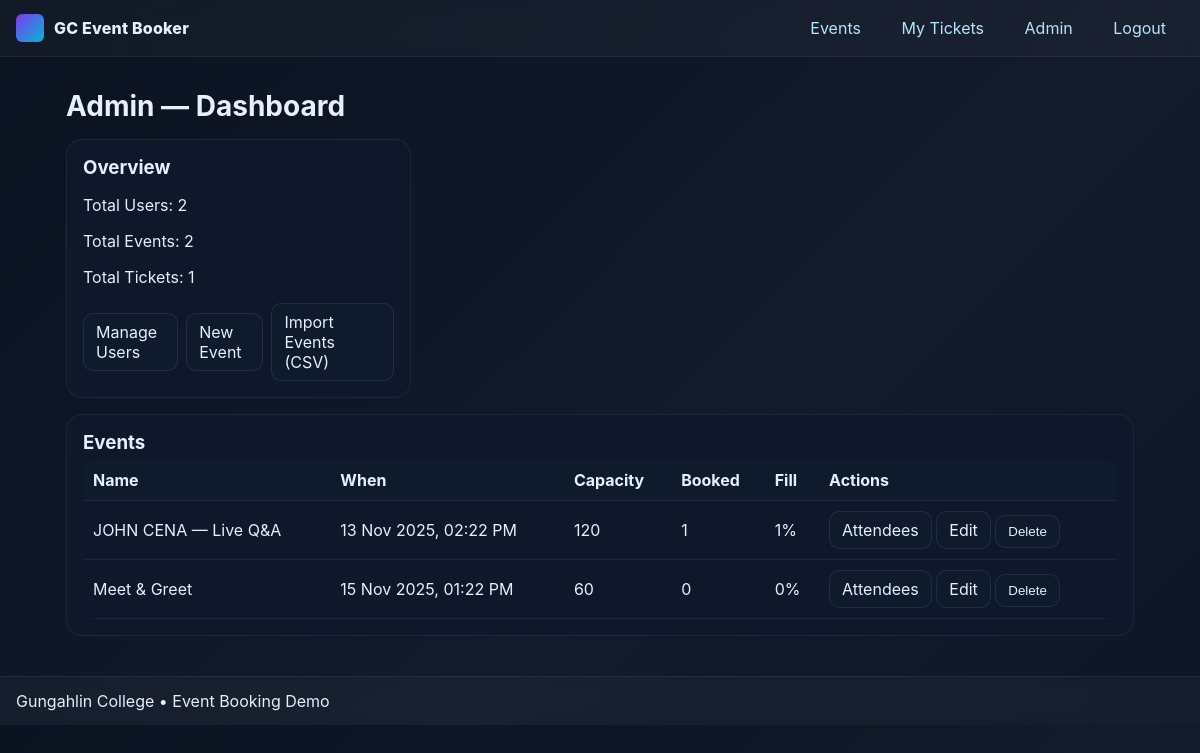
The app's page /admin (signed in) with its own data.
### models.py (models this page shows, shortened)
class Event(db.Model):
    __tablename__ = "Event"
    id = db.Column(db.BigInteger, primary_key=True, autoincrement=True)
    name = db.Column(db.Text, nullable=False)
    capacity = db.Column(db.Integer, nullable=False)
    description = db.Column(db.Text, nullable=False)
    datetime = db.Column(db.DateTime, nullable=False)
    venue = db.Column(db.Text, nullable=False)
    tickets = db.relationship("Ticket", back_populates="event", cascade="all, delete-orphan")
    @property
    def booked_total(self) -> int:
        total = db.session.execute(
            db.select(db.func.coalesce(db.func.sum(Ticket.qty), 0)).where(Ticket.eventID == self.id)
        ).scalar_one()
        return int(total or 0)

### app.py (the view)
    @app.route("/admin")
    @admin_required
    def admin_home():
        events = Event.query.order_by(Event.datetime.asc()).all()
        total_users = db.session.execute(db.select(db.func.count(User.id))).scalar_one()
        total_events = db.session.execute(db.select(db.func.count(Event.id))).scalar_one()
        total_tickets = db.session.execute(db.select(db.func.count(Ticket.id))).scalar_one()
        occupancy = []
        for e in events:
            booked = e.booked_total
            percent = int(round((booked / e.capacity) * 100)) if e.capacity else 0
            occupancy.append((e, booked, percent))
        return render_template(
            "admin.html",
            events=events,
            stats=dict(users=total_users, events=total_events, tickets=total_tickets),
            occupancy=occupancy,
            user=current_user()
        )

### templates/admin.html
{% extends "base.html" %}
{% block content %}
<h1>Admin — Dashboard</h1>
<div class="card-grid">
  <article class="card">
    <h3>Overview</h3>
    <p>Total Users: {{ stats.users }}</p>
    <p>Total Events: {{ stats.events }}</p>
    <p>Total Tickets: {{ stats.tickets }}</p>
    <div class="actions">
      <a class="btn" href="{{ url_for('admin_users') }}">Manage Users</a>
      <a class="btn" href="{{ url_for('admin_event_new') }}">New Event</a>
      <a class="btn" href="{{ url_for('admin_import') }}">Import Events (CSV)</a>
    </div>
  </article>
  <article class="card" style="grid-column:1/-1;">
    <h3>Events</h3>
    <table class="table">
      <thead>
        <tr><th>Name</th><th>When</th><th>Capacity</th><th>Booked</th><th>Fill</th><th>Actions</th></tr>
      </thead>
      <tbody>
      {% for e, booked, pct in occupancy %}
        <tr>
          <td>{{ e.name }}</td>
          <td>{{ e.datetime.strftime('%d %b %Y, %I:%M %p') }}</td>
          <td>{{ e.capacity }}</td>
          <td>{{ booked }}</td>
          <td>{{ pct }}%</td>
          <td>
            <a class="btn" href="{{ url_for('admin_event', event_id=e.id) }}">Attendees</a>
            <a class="btn" href="{{ url_for('admin_event_edit', event_id=e.id) }}">Edit</a>
            <form method="post" action="{{ url_for('admin_event_delete', event_id=e.id) }}" class="inline" onsubmit="return confirm('Delete this event?');">
              <button class="btn" type="submit">Delete</button>
            </form>
          </td>
        </tr>
      {% endfor %}
      </tbody>
    </table>
  </article>
</div>
{% endblock %}

### static/style.css (style rules this page uses)
:root { --bg:#0b1220; --panel:#0f172a; --muted:#8aa0bd; --text:#e7eefc; --brand:#7c3aed; --brand2:#06b6d4; --ok:#22c55e; --warn:#f59e0b; --danger:#ef4444; }
* { box-sizing:border-box }
html,body { margin:0;padding:0;background:linear-gradient(135deg,var(--bg),#121a2b 60%, #0e1726);color:var(--text);font-family:Inter,system-ui,-apple-system,Segoe UI,Roboto,Arial,sans-serif; }
a { color:#b3e5ff;text-decoration:none }
h1 { font-size:28px;margin:0 0 16px }
h3 { margin:0 0 6px }
.card-grid { display:grid;grid-template-columns:repeat(auto-fill,minmax(280px,1fr));gap:16px }
.card { background:var(--panel);border:1px solid rgba(255,255,255,0.06);border-radius:16px;padding:16px }
.actions { display:flex;gap:8px;align-items:center }
.inline { display:inline-flex;gap:8px;align-items:center;margin:0 }
.btn { display:inline-block;padding:8px 12px;border-radius:10px;background:#0f1b2c;border:1px solid rgba(255,255,255,0.08);color:var(--text) }
.table { width:100%;border-collapse:collapse;background:var(--panel);border-radius:12px;overflow:hidden }
.table th,.table td { padding:10px;border-bottom:1px solid rgba(255,255,255,0.06);text-align:left }
.table thead th { background:#0f1b2c }

### records on screen
Event: name "JOHN CENA — Live Q&A", datetime "13 Nov 2025, 02:22 PM", capacity "120", id "1"
Event: name "Meet & Greet", datetime "15 Nov 2025, 01:22 PM", capacity "60", booked "0", pct "0"

### other values on screen
{{ stats.users }} "2"
{{ stats.events }} "2"
{{ stats.tickets }} "1"
